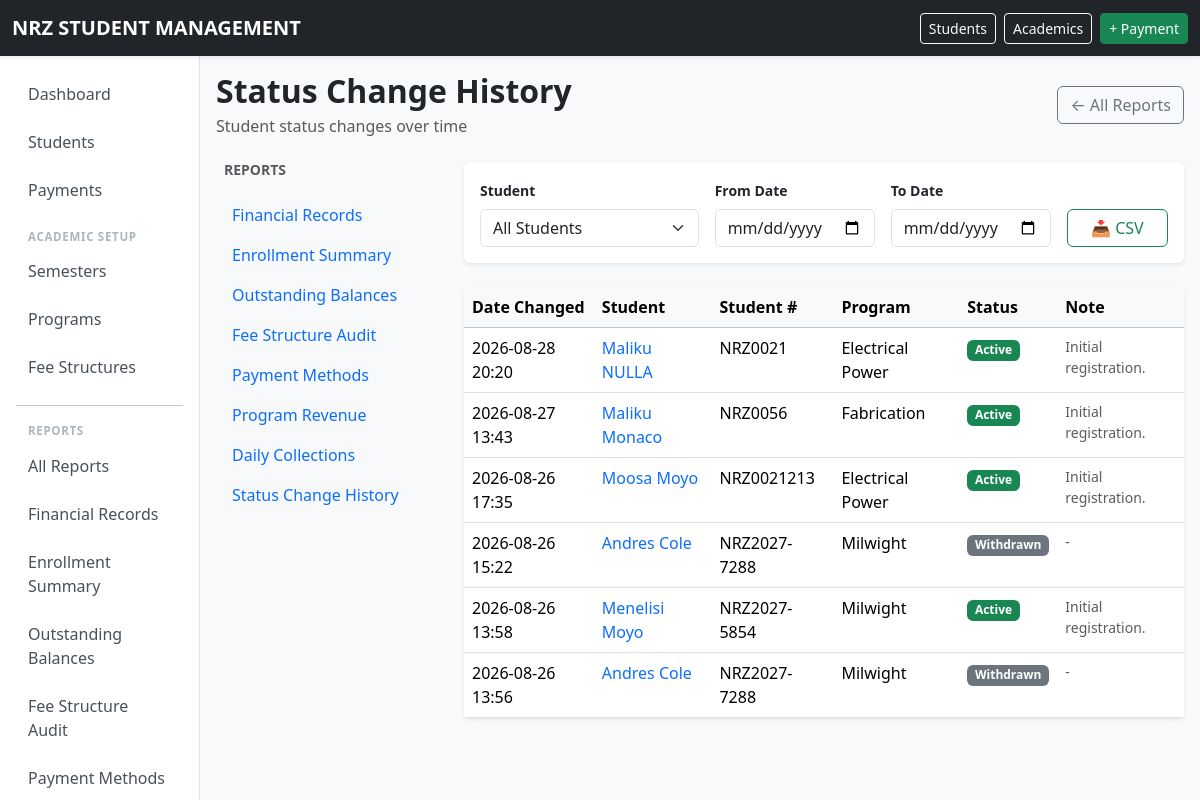
Before: /reports/status-history/ (signed in) with the older database file.
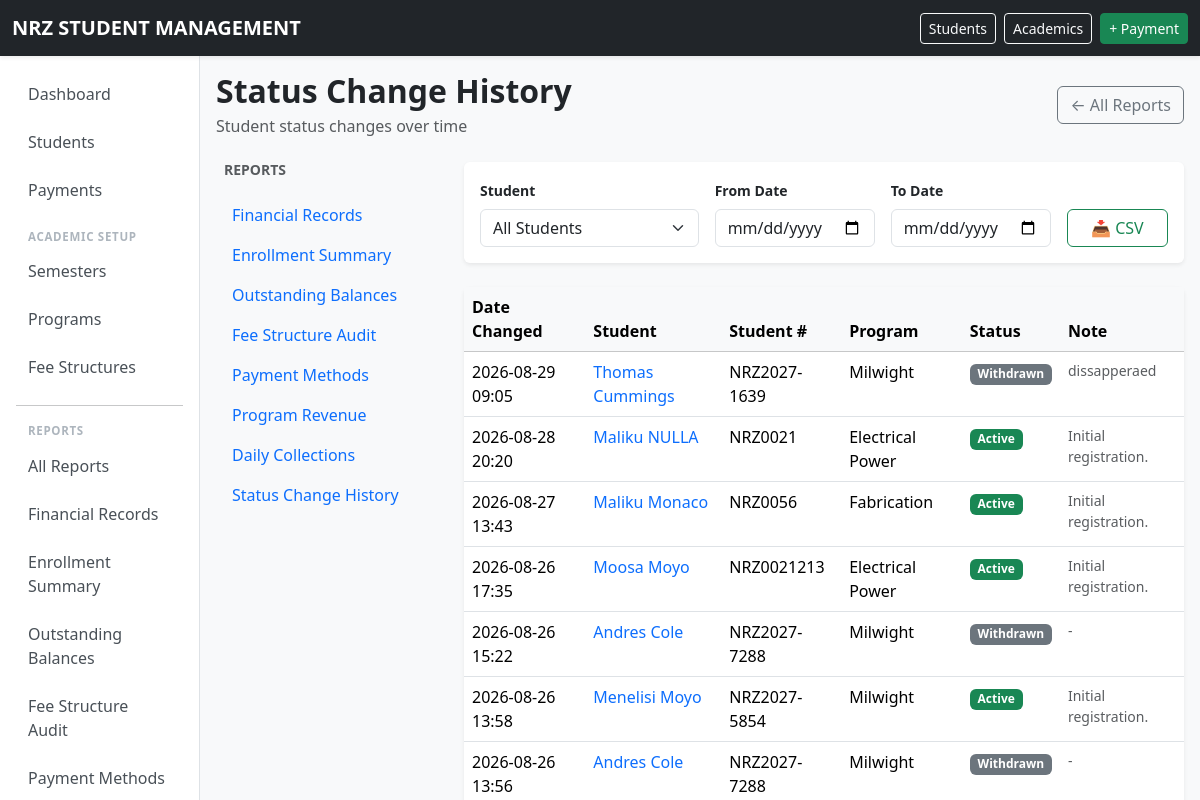
After: the same page with the newer database file.
### school/models.py (models this page shows, shortened)
class StudentStatusLog(models.Model):
    student = models.ForeignKey(
        Student,
        on_delete=models.PROTECT,
        related_name="status_logs",
    )
    status = models.CharField(
        max_length=20,
        choices=Student.STATUS_CHOICES,
    )
    date_changed = models.DateTimeField(
        auto_now_add=True,
    )
    note = models.TextField(
        blank=True,
    )
    class Meta:
        ordering = ["-date_changed"]

class Student(models.Model):
    ACTIVE = "ACTIVE"
    DEFERRED = "DEFERRED"
    WITHDRAWN = "WITHDRAWN"
    COMPLETED = "COMPLETED"
    STATUS_CHOICES = [
        (ACTIVE, "Active"),
        (DEFERRED, "Deferred"),
        (WITHDRAWN, "Withdrawn"),
        (COMPLETED, "Completed"),
    ]
    student_number = models.CharField(
        max_length=30,
        unique=True,
    )
    first_name = models.CharField(
        max_length=100,
    )
    national_id = models.CharField(
        max_length=100,
    )
    last_name = models.CharField(
        max_length=100,
    )
    date_of_birth = models.DateField(
        null=True,
        blank=True,
    )
    gender = models.CharField(
        max_length=20,
        blank=True,
    )
    guardian_name = models.CharField(
        max_length=150,
        blank=True,
    )
    guardian_phone = models.CharField(
        max_length=30,
        blank=True,
    )
    student_phone = models.CharField(
        max_length=30,
        blank=True ,
    )
    address = models.TextField(
        blank=True,
    )
    program = models.ForeignKey(
        Program,
        on_delete=models.PROTECT,
        related_name="students",
    )
    intake_year = models.ForeignKey(
        AcademicYear,
        on_delete=models.PROTECT,
        related_name="students",
    )
    status = models.CharField(
        max_length=20,
        choices=STATUS_CHOICES,
        default=ACTIVE,
    )
    created_at = models.DateTimeField(
        auto_now_add=True,
    )
    class Meta:
        ordering = [
            "last_name",
            "first_name",
        ]
        permissions = [
            ("can_view_financial_reports", "Can view financial reports"),
            ("can_view_outstanding_reports", "Can view outstanding balances"),
            ("can_record_payments", "Can record payments"),
        ]

class Program(models.Model):
    CATEGORY_CHOICES = [
        ("NC", "National Certificate"),
        ("NQ", "National Qualification"),
        ("OTHER", "Other"),
    ]
    code = models.CharField(
        max_length=30,
        unique=True,
    )
    name = models.CharField(
        max_length=150,
        unique=True,
    )
    description = models.TextField(
        blank=True,
    )
    duration_years = models.PositiveSmallIntegerField()
    category = models.CharField(
        max_length=10,
        choices=CATEGORY_CHOICES,
        default="OTHER",
    )
    active = models.BooleanField(
        default=True,
    )
    class Meta:
        ordering = ["name"]

### school/views.py (the view, shortened to what this page needs)
# urls.py: path("reports/status-history/", views.status_history_report, name="status_history_report"),
@permission_required("school.view_studentstatuslog", raise_exception=True)
def status_history_report(request):
    today = get_current_date()
    student_filter = request.GET.get("student")
    start_date_filter = request.GET.get("start_date")
    end_date_filter = request.GET.get("end_date")
    export_format = request.GET.get("format")
    student = None
    if student_filter:
        try:
            student = Student.objects.get(pk=student_filter)
        except Student.DoesNotExist:
            pass
    logs = student_status_history(
        student=student,
        start_date=start_date_filter,
        end_date=end_date_filter,
    )
    from django.core.paginator import Paginator
    paginator = Paginator(logs, 50)
    page_obj = paginator.get_page(request.GET.get("page"))
    all_students = Student.objects.select_related("program").order_by("last_name", "first_name")
    context = {
        "page_obj": page_obj,
        "student_filter": student,
        "start_date_filter": start_date_filter,
        "end_date_filter": end_date_filter,
        "all_students": all_students,
        "today": today,
        "report": next((r for r in REPORTS if r["view"] == "status_history_report"), None),
        "reports": REPORTS,
    }
    return render(request, "school/reports/status_history.html", context)

### school/context_processors.py (called while the page is built)
def time_override_enabled(request):
    return {
        'ENABLE_TIME_OVERRIDE': getattr(settings, 'ENABLE_TIME_OVERRIDE', False)
    }

### school/models.py (called while the page is built)
def student_status_history(student=None, start_date=None, end_date=None):
    logs = StudentStatusLog.objects.select_related("student", "student__program")
    if student:
        logs = logs.filter(student=student)
    if start_date:
        logs = logs.filter(date_changed__date__gte=start_date)
    if end_date:
        logs = logs.filter(date_changed__date__lte=end_date)
    return logs.order_by("-date_changed")

    @classmethod
    def get_frozen_time(cls):
        obj = cls.objects.first()
        return obj.frozen_datetime if obj else None

### school/utils/time_utils.py (called while the page is built)
def get_current_datetime():
    if getattr(settings, 'ENABLE_TIME_OVERRIDE', False):
        from school.models import TimeOverride
        frozen = TimeOverride.get_frozen_time()
        if frozen is not None:
            if timezone.is_naive(frozen):
                frozen = timezone.make_aware(frozen)
            return frozen
    return timezone.now()

def get_current_date():
    return get_current_datetime().date()

### templates/school/reports/status_history.html (shortened to what this page needs)
{% extends "school/reports/_base.html" %}
{% load school_tags %}
{% block report_content %}
<form method="get" class="card border-0 shadow-sm mb-4 filter-form print-hidden">
    <div class="card-body">
        <div class="row g-3 align-items-end flex-wrap">
            <div class="col-12 col-md-4">
                <label class="form-label fw-semibold small">Student</label>
                <select name="student" class="form-select" onchange="this.form.submit()">
                    <option value="">All Students</option>
                </select>
            </div>
            <div class="col-12 col-md-3">
                <label class="form-label fw-semibold small">From Date</label>
                <input type="date" name="start_date" class="form-control" value="{{ start_date_filter|default:'' }}" onchange="this.form.submit()">
            </div>
            <div class="col-12 col-md-3">
                <label class="form-label fw-semibold small">To Date</label>
                <input type="date" name="end_date" class="form-control" value="{{ end_date_filter|default:'' }}" onchange="this.form.submit()">
            </div>
            <div class="col-12 col-md-2">
                <div class="d-flex gap-2">
                    <a href="?format=csv"
                       class="btn btn-outline-success w-100">
                        📥 CSV
                    </a>
                </div>
            </div>
        </div>
    </div>
</form>
<div class="card border-0 shadow-sm">
    <div class="card-body p-0">
        {% if page_obj %}
        <div class="table-responsive">
            <table class="table table-hover mb-0">
                <thead class="table-light">
                    <tr>
                        <th>Date Changed</th>
                        <th>Student</th>
                        <th>Student #</th>
                        <th>Program</th>
                        <th>Status</th>
                        <th>Note</th>
                    </tr>
                </thead>
                <tbody>
                    {% for log in page_obj %}
                    <tr>
                        <td>{{ log.date_changed|date:"Y-m-d H:i" }}</td>
                        <td>
                            <a href="{% url 'student_detail' log.student.pk %}" class="text-decoration-none">
                                {{ log.student.first_name }} {{ log.student.last_name }}
                            </a>
                        </td>
                        <td>{{ log.student.student_number }}</td>
                        <td>{{ log.student.program.name }}</td>
                        <td>
                            <span class="badge
                                {% if log.status == 'ACTIVE' %}text-bg-success
                                {% elif log.status == 'DEFERRED' %}text-bg-warning
                                {% elif log.status == 'WITHDRAWN' %}text-bg-secondary
                                {% elif log.status == 'COMPLETED' %}text-bg-primary
                                {% else %}text-bg-light text-dark{% endif %}">
                                {{ log.get_status_display }}
                            </span>
                        </td>
                        <td class="text-muted small">{{ log.note|default:"-" }}</td>
                    </tr>
                    {% empty %}
                    <tr>
                        <td colspan="6" class="text-center text-muted py-4">
                            No status changes found for the selected filters.
                        </td>
                    </tr>
                    {% endfor %}
                </tbody>
            </table>
        </div>
        {% else %}
        <div class="text-center py-5">
            <p class="text-muted mb-0">No status change records found.</p>
        </div>
        {% endif %}
    </div>
</div>
{% endblock %}

### templates/school/reports/_base.html (shortened to what this page needs)
{% extends "base.html" %}
{% load static %}
{% block content %}
<div class="d-flex justify-content-between align-items-center mb-4 flex-wrap gap-2">
    <div>
        <h2 class="fw-bold mb-1">{% if report %}{{ report.name }}{% else %}Reports{% endif %}</h2>
        <p class="text-muted mb-0">
            {% if report %}{{ report.desc }}{% else %}Select a report to view or export data{% endif %}
        </p>
    </div>
    {% if report %}
    <div class="d-flex gap-2 flex-wrap">
        <a href="{% url 'reports_index' %}" class="btn btn-outline-secondary">← All Reports</a>
    </div>
    {% endif %}
</div>
{% if not report %}
<div class="row g-3">
    {% for r in reports %}
    <div class="col-12 col-md-6 col-lg-4">
        <a href="{% url r.view %}" class="text-decoration-none">
            <div class="card border-0 shadow-sm report-card h-100">
                <div class="card-body">
                    <h5 class="fw-bold mb-2">{{ r.name }}</h5>
                    <p class="text-muted small mb-3">{{ r.desc }}</p>
                    <span class="btn btn-sm btn-outline-primary">View Report →</span>
                </div>
            </div>
        </a>
    </div>
    {% endfor %}
</div>
{% else %}
<div class="row">
    <aside class="col-12 col-lg-3 mb-4">
        <div class="report-nav h-100 print-hidden">
            <h6 class="fw-bold text-uppercase small text-muted mb-3 px-2">Reports</h6>
            <nav class="nav flex-column">
                {% for r in reports %}
                <a class="nav-link {% if r.slug == report.slug %}active{% endif %}"
                   href="{% url r.view %}">
                    {{ r.name }}
                </a>
                {% endfor %}
            </nav>
        </div>
    </aside>
    <main class="col-12 col-lg-9">
        {% block report_content %}
        {% endblock %}
    </main>
</div>
{% endif %}
{% endblock %}

### templates/base.html (shortened to what this page needs)
{% load static %}
<!DOCTYPE html>
<html lang="en">
<head>
    <link rel="stylesheet" href="{% static 'vendor/bootstrap/bootstrap.min.css' %}">
    <link rel="stylesheet" href="{% static 'css/app.css' %}">
</head>
<body>
<nav class="navbar navbar-dark bg-dark shadow-sm fixed-top">
    <div class="container-fluid">
        <a class="navbar-brand fw-bold" href="{% url 'dashboard' %}">
            NRZ STUDENT MANAGEMENT
        </a>
        <div class="d-flex gap-2">
            <a class="btn btn-sm btn-outline-light" href="{% url 'student_list' %}">Students</a>
            <a class="btn btn-sm btn-outline-light" href="{% url 'academic_year_list' %}">Academics</a>
            <a class="btn btn-sm btn-success" href="{% url 'payment_create' %}">+ Payment</a>
        </div>
    </div>
</nav>
<aside class="sidebar-fixed">
    <div class="nav flex-column gap-1 mb-3">
        <a href="{% url 'dashboard' %}"
           class="sidebar-link {% if request.resolver_match.url_name == 'dashboard' %}active{% endif %}">
            Dashboard
        </a>
        <a href="{% url 'student_list' %}"
           class="sidebar-link {% if 'student' in request.resolver_match.url_name %}active{% endif %}">
            Students
        </a>
        <a href="{% url 'payment_create' %}"
           class="sidebar-link {% if 'payment' in request.resolver_match.url_name %}active{% endif %}">
            Payments
        </a>
    </div>
    <div class="sidebar-heading mb-1">Academic Setup</div>
    <div class="nav flex-column gap-1 mb-3">
        <a href="{% url 'semester_list' %}"
           class="sidebar-link {% if request.resolver_match.url_name == 'semester_list' or request.resolver_match.url_name == 'semester_create' or request.resolver_match.url_name == 'semester_edit' %}active{% endif %}">
            Semesters
        </a>
        <a href="{% url 'program_list' %}"
           class="sidebar-link {% if 'program' in request.resolver_match.url_name %}active{% endif %}">
            Programs
        </a>
        <a href="{% url 'semester_list' %}"
           class="sidebar-link">
            Fee Structures
        </a>
    </div>
    <hr>
    <div class="sidebar-heading mb-1">Reports</div>
    <div class="nav flex-column gap-1">
        <a href="{% url 'reports_index' %}"
           class="sidebar-link {% if request.resolver_match.url_name == 'reports_index' %}active{% endif %}">
            All Reports
        </a>
        <a href="{% url 'financial_records' %}"
           class="sidebar-link {% if request.resolver_match.url_name == 'financial_records' %}active{% endif %}">
            Financial Records
        </a>
        <a href="{% url 'enrollment_report' %}"
           class="sidebar-link {% if request.resolver_match.url_name == 'enrollment_report' %}active{% endif %}">
            Enrollment Summary
        </a>
        <a href="{% url 'outstanding_report' %}"
           class="sidebar-link {% if request.resolver_match.url_name == 'outstanding_report' %}active{% endif %}">
            Outstanding Balances
        </a>
        <a href="{% url 'fee_audit_report' %}"
           class="sidebar-link {% if request.resolver_match.url_name == 'fee_audit_report' %}active{% endif %}">
            Fee Structure Audit
        </a>
        <a href="{% url 'payment_methods_report' %}"
           class="sidebar-link {% if request.resolver_match.url_name == 'payment_methods_report' %}active{% endif %}">
            Payment Methods
        </a>
    </div>
</aside>
<main class="main-content">
    {% block content %}
    {% endblock %}
</main>
</body>
</html>

### templates/base.html (style rules this page uses)
body { margin: 0; padding: 0; background-color: #f8f9fa; }
.navbar.fixed-top { z-index: 1030; height: 56px; }
.sidebar-fixed { position: fixed; top: 56px; left: 0; bottom: 0; width: 16.6667%; overflow-y: auto; z-index: 1020; background-color: #fff; border-right: 1px solid #dee2e6; padding: 1rem; }
.main-content { margin-left: 16.6667%; margin-top: 56px; height: calc(100vh - 56px); overflow-y: auto; padding: 1rem; }
.sidebar-link { display: block; color: #495057; border-radius: 8px; padding: 10px 12px; font-weight: 500; transition: 0.15s ease; text-decoration: none; }
.sidebar-heading { font-size: 0.72rem; letter-spacing: 0.06em; text-transform: uppercase; color: #adb5bd; font-weight: 700; padding: 0 12px; }

Changed rows visible on the page:
added StudentStatusLog: date_changed "2026-08-29 09:05", student.first_name "Thomas", student.last_name "Cummings", student.student_number "NRZ2027-1639", student.program.name "Milwight", status "Withdrawn", note "dissapperaed"
